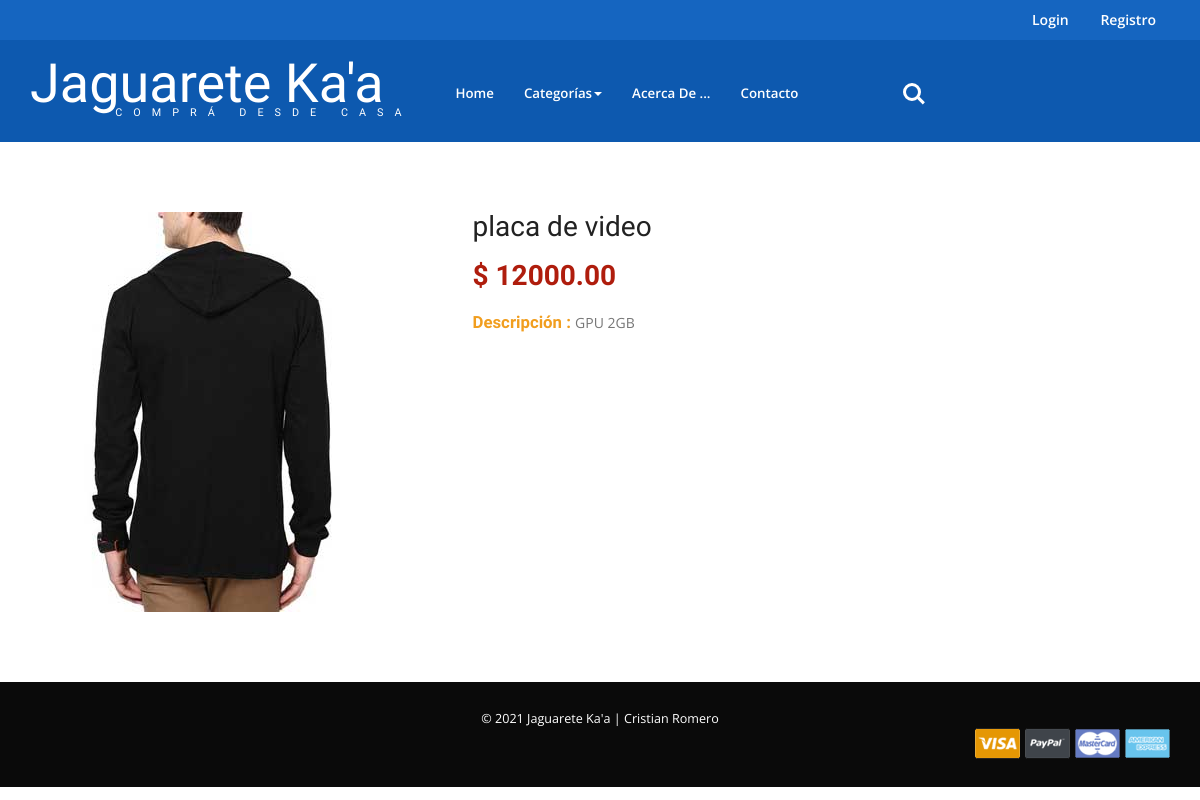
Screenshot of /ecom/2 with the database file from the repository.
### frontend/models.py (models this page shows, shortened)
class Productos(models.Model):
    nombre = models.CharField(max_length=200)
    precio = models.DecimalField(max_digits=11, decimal_places=2)
    descripcion = models.TextField()
    foto = models.CharField(max_length=5000, null=True, blank=True)
    banner = models.CharField(max_length=5000, null=True, blank=True)
    fecha = models.DateTimeField(auto_now_add=True)
    categoria = models.ForeignKey(Categorias, on_delete=models.CASCADE)
    class Meta:
        ordering = ['nombre']

### frontend/views.py (the view)
# urls.py: path('<int:prod_id>', views.productos, name='productos'),
def productos(request, prod_id):
    productoss = Productos.objects.get(id = prod_id)
    return render (request, "productos.html", {'productoss':productoss})

### frontend/context_processors.py (called while the page is built)
def blog_menu(request):
    link_menu = Categorias.objects.all()
    return { 'link_menu': link_menu }

def list_prod(request):
    link_prod = Productos.objects.raw('SELECT * FROM frontend_productos ORDER BY fecha desc')[3:10]
    return { 'link_prod': link_prod }

def last_prod(request):
    lprod = Productos.objects.raw('SELECT * FROM frontend_productos ORDER BY fecha desc')[:3]
    return { 'lprod': lprod }

def grupo(request):
    users_in_group = Group.objects.get(name="Clientes").user_set.all()
    return { 'users_in_group': users_in_group }

### frontend/templates/productos.html (shortened to what this page needs)
{% extends "layout.html" %}
{% load static %}
{% block content %}
<div class="single-wl3">
	<div class="container">
		<div class="single-grids">
			<div class="col-md-9 single-grid">
				<div clas="single-top">
					<div class="single-left">
						<div class="flexslider">
							<div class="thumb-image"> <img src="{% static 'images/p28.jpg' %}" data-imagezoom="true" class="img-responsive"> </div>
						</div>
					</div>
					<div class="single-right simpleCart_shelfItem">
						<h4>{{ productoss.nombre }}</h4>
						<p class="price item_price">$&nbsp;{{ productoss.precio }}</p>
						<div class="description">
							<p><span>Descripción : </span> {{ productoss.descripcion }}</p>
						</div>
					</div>
				</div>
			</div>
		</div>
	</div>
</div>
{% endblock %}

### static/css/style.css (style rules this page uses)
h1,h2,h3,h4,h5,h6 { padding:0 0; margin:0 0; font-family: 'Cagliostro', sans-serif; }
p { padding:0 0; margin:0 0; }
body { padding:0 0; margin:0 0; font-family: 'Open Sans', sans-serif; }
.price,.cat-img,.brand-w3l { margin-top: 2em; }
.single-wl3 { padding: 5em 0; }
.single-left { float: left; width: 48%; margin-right: 2%; }
.single-right { float: left; width: 50%; }
.single-grid h4 { font-size: 2em; color: #222; margin-bottom: 0.5em; }
.description p { font-size: 1em; line-height: 1.8em; color: #777; }
.description span { font-size: 1.2em; color: #f19e1f; font-weight: bold; font-family: 'Cagliostro', sans-serif; }
p.price { font-size: 2em; margin: 0.5em 0; color: #AF1D0D; font-weight: bold; font-family: 'Cagliostro', sans-serif; }

### rows the page displays
Productos: nombre "placa de video", precio "12000.00", descripcion "GPU 2GB"
